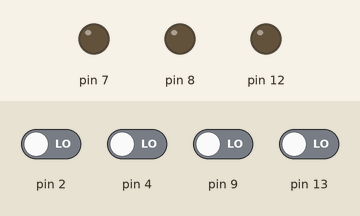
This sketch was run on a simulated Arduino Uno, built with avr-gcc and run on an emulated ATmega328P. Shown: output pins drawn as LEDs (lit = HIGH). The test bench sets the inputs (shaded band); at power-on: pin 2, pin 4, pin 9, pin 13 LOW. What the sketch prints to the serial monitor is not drawn.

Above: at 1.2 s.
1.3 s: pin 2 driven HIGH
At 1.6 s:
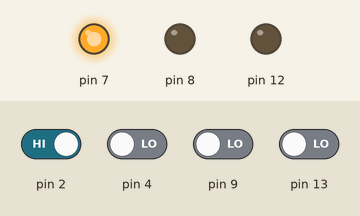
2.8 s: pin 4 driven HIGH
At 4.3 s:
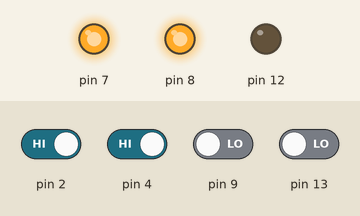
4.8 s: pin 13 driven HIGH
At 6.2 s:
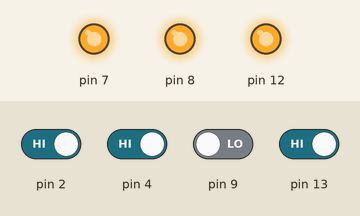
7.3 s: pin 2 driven LOW
At 8.9 s:
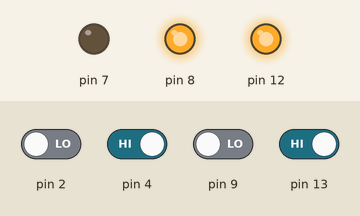
9.3 s: pin 4 driven LOW
At 10.4 s:
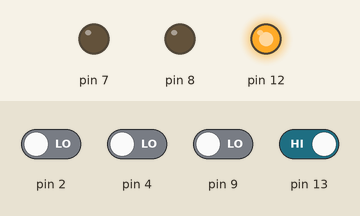
11.3 s: pin 2 driven HIGH
At 11.6 s:
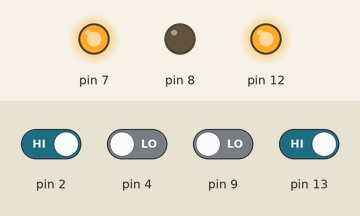
Timing chart, 0 to 13.8 s (numbered marks = the images above; inputs shaded):
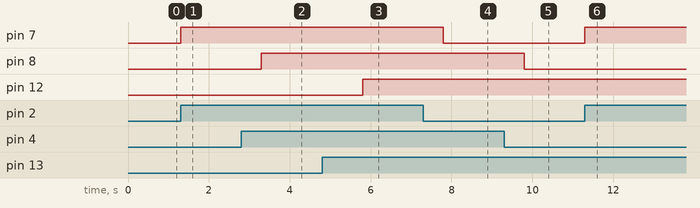

The sketch:

readButton.ino
```cpp
int buttonState = 0;
int buttonState2 = 0;
int buttonState3 = 0;
int buttonState4 = 0;
int index = 0;

int pressed_button[64];
int password[] = { 1, 2, 3 };
bool isAuthenticated = true;
char secret_key[] = "passwordnya";

void setup() {
  // put your setup code here, to run once:
  pinMode(2, INPUT);
  pinMode(4, INPUT);
  pinMode(13, INPUT);
  pinMode(9, INPUT);

  // Play with blink LED
  pinMode(8, OUTPUT);
  pinMode(7, OUTPUT);
  pinMode(12, OUTPUT);
  Serial.begin(9600);

  while (!Serial) {
    ;
  }

  Serial.println("Program Started!");
}

void loop() {
  // put your main code here, to run repeatedly:
  buttonState = digitalRead(2);
  buttonState2 = digitalRead(4);
  buttonState3 = digitalRead(13);
  buttonState4 = digitalRead(9);

  if (buttonState == HIGH) {
    // Serial.println("HIGH1");
    digitalWrite(7, HIGH);

    pressed_button[index] = 1;
    index++;
    // Serial.println(index);
    delay(500);
  } else {
    digitalWrite(7, LOW);
  }

  if (buttonState2 == HIGH) {
    // Serial.println("HIGH2");
    digitalWrite(8, HIGH);

    pressed_button[index] = 2;
    index++;
    // Serial.println(index);
    delay(500);
  } else {
    digitalWrite(8, LOW);
  }

  if (buttonState3 == HIGH) {
    // Serial.println("HIGH3");
    digitalWrite(12, HIGH);

    pressed_button[index] = 3;
    index++;
    // Serial.println(index);
    delay(500);
  } else {
    digitalWrite(12, LOW);
  }

  if (buttonState4 == HIGH) {
    // Serial.println("HIGH4");

    // Find Array Size
    int arrayLength = sizeof(pressed_button) / sizeof(pressed_button[0]);
    // Serial.println(arrayLength);

    for (int i = 0; i < arrayLength; i++) {
      delay(500);
      // Serial.print(pressed_button[i]);
      // Serial.print(", ");
      if (pressed_button[i] == 1) {
        digitalWrite(7, HIGH);
        digitalWrite(8, LOW);
        digitalWrite(12, LOW);
      } else if (pressed_button[i] == 2) {
        digitalWrite(7, LOW);
        digitalWrite(8, HIGH);
        digitalWrite(12, LOW);
      } else {
        digitalWrite(7, LOW);
        digitalWrite(8, LOW);
        digitalWrite(12, HIGH);
      }

      // Authenticate
      if (pressed_button[i] != password[i]
          && pressed_button[i] != 0) {
        isAuthenticated = false;
      }

      if (pressed_button[i] == 0) {
        if (isAuthenticated) {
          Serial.print("Secret Key : ");
          Serial.print(secret_key);
        }

        digitalWrite(7, LOW);
        digitalWrite(8, LOW);
        digitalWrite(12, LOW);
        while (1) {}
      }
    }
  }
}
```

Measured:
- after the input at 1.3 s, pin 7: LOW → HIGH at once
- after the input at 2.8 s, pin 8: LOW → HIGH after 0.50 s
- after the input at 4.8 s, pin 12: LOW → HIGH after 1.0 s
- after the input at 7.3 s, pin 7: HIGH → LOW after 0.50 s
- after the input at 9.3 s, pin 8: HIGH → LOW after 0.50 s
- after the input at 11.3 s, pin 7: LOW → HIGH at once
